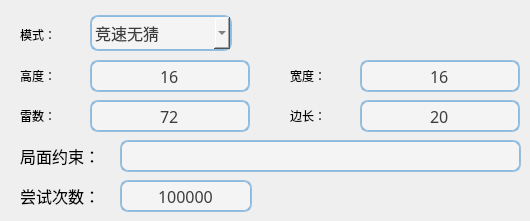
   <widget class="QWidget" name="tab_3">
    <attribute name="title">
     <string>快捷键[5]</string>
    </attribute>
    <widget class="QComboBox" name="comboBox_gamemode5">
     <property name="geometry">
      <rect>
       <x>90</x>
       <y>15</y>
       <width>152</width>
       <height>36</height>
      </rect>
     </property>
     <property name="font">
      <font>
       <family>微软雅黑</family>
       <pointsize>12</pointsize>
      </font>
     </property>
     <property name="styleSheet">
      <string notr="true">border-width: 2px;
border-radius: 8px;
border-style: solid;
border-top-color: qlineargradient(spread:pad, x1:0.5, y1:1, x2:0.5, y2:0, stop:0 #85b7e3, stop:1 #9ec1db);
border-right-color: qlineargradient(spread:pad, x1:0, y1:0, x2:1, y2:0, stop:0 #85b7e3, stop:1 #9ec1db);
border-bottom-color: qlineargradient(spread:pad, x1:0.5, y1:0, x2:0.5, y2:1, stop:0 #85b7e3, stop:1 #9ec1db);
border-left-color: qlineargradient(spread:pad, x1:1, y1:0, x2:0, y2:0, stop:0 #85b7e3, stop:1 #9ec1db);
background-color: #f4f4f4;
width:120px;
height: 32px;
color: #3d3d3d;

</string>
     </property>
     <property name="currentIndex">
      <number>4</number>
     </property>
     <property name="sizeAdjustPolicy">
      <enum>QComboBox::AdjustToContents</enum>
     </property>
     <item>
      <property name="text">
       <string>标准</string>
      </property>
     </item>
     <item>
      <property name="text">
       <string>Win7</string>
      </property>
     </item>
     <item>
      <property name="text">
       <string>强无猜</string>
      </property>
     </item>
     <item>
      <property name="text">
       <string>弱无猜</string>
      </property>
     </item>
     <item>
      <property name="text">
       <string>竞速无猜</string>
      </property>
     </item>
     <item>
      <property name="text">
       <string>准无猜</string>
      </property>
     </item>
     <item>
      <property name="text">
       <string>强可猜</string>
      </property>
     </item>
     <item>
      <property name="text">
       <string>弱可猜</string>
      </property>
     </item>
    </widget>
    <widget class="QSpinBox" name="spinBox_minenum5">
     <property name="geometry">
      <rect>
       <x>90</x>
       <y>100</y>
       <width>160</width>
       <height>32</height>
      </rect>
     </property>
     <property name="font">
      <font>
       <family>微软雅黑</family>
       <pointsize>12</pointsize>
      </font>
     </property>
     <property name="styleSheet">
      <string notr="true">border-width: 2px;
border-radius: 8px;
border-style: solid;
border-top-color: qlineargradient(spread:pad, x1:0.5, y1:1, x2:0.5, y2:0, stop:0 #85b7e3, stop:1 #9ec1db);
border-right-color: qlineargradient(spread:pad, x1:0, y1:0, x2:1, y2:0, stop:0 #85b7e3, stop:1 #9ec1db);
border-bottom-color: qlineargradient(spread:pad, x1:0.5, y1:0, x2:0.5, y2:1, stop:0 #85b7e3, stop:1 #9ec1db);
border-left-color: qlineargradient(spread:pad, x1:1, y1:0, x2:0, y2:0, stop:0 #85b7e3, stop:1 #9ec1db);
background-color: #f4f4f4;
color: #3d3d3d;</string>
     </property>
     <property name="alignment">
      <set>Qt::AlignCenter</set>
     </property>
     <property name="buttonSymbols">
      <enum>QAbstractSpinBox::NoButtons</enum>
     </property>
     <property name="keyboardTracking">
      <bool>true</bool>
     </property>
     <property name="showGroupSeparator" stdset="0">
      <bool>false</bool>
     </property>
     <property name="maximum">
      <number>999</number>
     </property>
     <property name="value">
      <number>72</number>
     </property>
    </widget>
    <widget class="QSpinBox" name="spinBox_attempt_times_limit5">
     <property name="geometry">
      <rect>
       <x>120</x>
       <y>180</y>
       <width>132</width>
       <height>32</height>
      </rect>
     </property>
     <property name="sizePolicy">
      <sizepolicy hsizetype="Minimum" vsizetype="Fixed">
       <horstretch>0</horstretch>
       <verstretch>0</verstretch>
      </sizepolicy>
     </property>
     <property name="font">
      <font>
       <family>微软雅黑</family>
       <pointsize>12</pointsize>
      </font>
     </property>
     <property name="focusPolicy">
      <enum>Qt::ClickFocus</enum>
     </property>
     <property name="styleSheet">
      <string notr="true">border-width: 2px;
border-radius: 8px;
border-style: solid;
border-top-color: qlineargradient(spread:pad, x1:0.5, y1:1, x2:0.5, y2:0, stop:0 #85b7e3, stop:1 #9ec1db);
border-right-color: qlineargradient(spread:pad, x1:0, y1:0, x2:1, y2:0, stop:0 #85b7e3, stop:1 #9ec1db);
border-bottom-color: qlineargradient(spread:pad, x1:0.5, y1:0, x2:0.5, y2:1, stop:0 #85b7e3, stop:1 #9ec1db);
border-left-color: qlineargradient(spread:pad, x1:1, y1:0, x2:0, y2:0, stop:0 #85b7e3, stop:1 #9ec1db);
background-color: #f4f4f4;
color: #3d3d3d;</string>
     </property>
     <property name="frame">
      <bool>true</bool>
     </property>
     <property name="alignment">
      <set>Qt::AlignCenter</set>
     </property>
     <property name="buttonSymbols">
      <enum>QAbstractSpinBox::NoButtons</enum>
     </property>
     <property name="keyboardTracking">
      <bool>true</bool>
     </property>
     <property name="showGroupSeparator" stdset="0">
      <bool>false</bool>
     </property>
     <property name="minimum">
      <number>0</number>
     </property>
     <property name="maximum">
      <number>99999999</number>
     </property>
     <property name="value">
      <number>99999999</number>
     </property>
    </widget>
    <widget class="QLineEdit" name="lineEdit_constraint5">
     <property name="geometry">
      <rect>
       <x>120</x>
       <y>140</y>
       <width>401</width>
       <height>32</height>
      </rect>
     </property>
     <property name="font">
      <font>
       <family>微软雅黑</family>
       <pointsize>12</pointsize>
      </font>
     </property>
     <property name="focusPolicy">
      <enum>Qt::ClickFocus</enum>
     </property>
     <property name="styleSheet">
      <string notr="true">border-width: 2px;
border-radius: 8px;
border-style: solid;
border-top-color: qlineargradient(spread:pad, x1:0.5, y1:1, x2:0.5, y2:0, stop:0 #85b7e3, stop:1 #9ec1db);
border-right-color: qlineargradient(spread:pad, x1:0, y1:0, x2:1, y2:0, stop:0 #85b7e3, stop:1 #9ec1db);
border-bottom-color: qlineargradient(spread:pad, x1:0.5, y1:0, x2:0.5, y2:1, stop:0 #85b7e3, stop:1 #9ec1db);
border-left-color: qlineargradient(spread:pad, x1:1, y1:0, x2:0, y2:0, stop:0 #85b7e3, stop:1 #9ec1db);
background-color: #f4f4f4;
color: #3d3d3d;</string>
     </property>
     <property name="text">
      <string/>
     </property>
     <property name="alignment">
      <set>Qt::AlignCenter</set>
     </property>
    </widget>
    <widget class="QSpinBox" name="spinBox_width5">
     <property name="geometry">
      <rect>
       <x>360</x>
       <y>60</y>
       <width>160</width>
       <height>32</height>
      </rect>
     </property>
     <property name="font">
      <font>
       <family>微软雅黑</family>
       <pointsize>12</pointsize>
      </font>
     </property>
     <property name="styleSheet">
      <string notr="true">border-width: 2px;
border-radius: 8px;
border-style: solid;
border-top-color: qlineargradient(spread:pad, x1:0.5, y1:1, x2:0.5, y2:0, stop:0 #85b7e3, stop:1 #9ec1db);
border-right-color: qlineargradient(spread:pad, x1:0, y1:0, x2:1, y2:0, stop:0 #85b7e3, stop:1 #9ec1db);
border-bottom-color: qlineargradient(spread:pad, x1:0.5, y1:0, x2:0.5, y2:1, stop:0 #85b7e3, stop:1 #9ec1db);
border-left-color: qlineargradient(spread:pad, x1:1, y1:0, x2:0, y2:0, stop:0 #85b7e3, stop:1 #9ec1db);
background-color: #f4f4f4;
color: #3d3d3d;</string>
     </property>
     <property name="alignment">
      <set>Qt::AlignCenter</set>
     </property>
     <property name="buttonSymbols">
      <enum>QAbstractSpinBox::NoButtons</enum>
     </property>
     <property name="keyboardTracking">
      <bool>true</bool>
     </property>
     <property name="showGroupSeparator" stdset="0">
      <bool>false</bool>
     </property>
     <property name="maximum">
      <number>999</number>
     </property>
     <property name="value">
      <number>16</number>
     </property>
    </widget>
    <widget class="QSpinBox" name="spinBox_height5">
     <property name="geometry">
      <rect>
       <x>90</x>
       <y>60</y>
       <width>160</width>
       <height>32</height>
      </rect>
     </property>
     <property name="font">
      <font>
       <family>微软雅黑</family>
       <pointsize>12</pointsize>
      </font>
     </property>
     <property name="styleSheet">
      <string notr="true">border-width: 2px;
border-radius: 8px;
border-style: solid;
border-top-color: qlineargradient(spread:pad, x1:0.5, y1:1, x2:0.5, y2:0, stop:0 #85b7e3, stop:1 #9ec1db);
border-right-color: qlineargradient(spread:pad, x1:0, y1:0, x2:1, y2:0, stop:0 #85b7e3, stop:1 #9ec1db);
border-bottom-color: qlineargradient(spread:pad, x1:0.5, y1:0, x2:0.5, y2:1, stop:0 #85b7e3, stop:1 #9ec1db);
border-left-color: qlineargradient(spread:pad, x1:1, y1:0, x2:0, y2:0, stop:0 #85b7e3, stop:1 #9ec1db);
background-color: #f4f4f4;
color: #3d3d3d;</string>
     </property>
     <property name="alignment">
      <set>Qt::AlignCenter</set>
     </property>
     <property name="buttonSymbols">
      <enum>QAbstractSpinBox::NoButtons</enum>
     </property>
     <property name="keyboardTracking">
      <bool>true</bool>
     </property>
     <property name="showGroupSeparator" stdset="0">
      <bool>false</bool>
     </property>
     <property name="maximum">
      <number>999</number>
     </property>
     <property name="value">
      <number>16</number>
     </property>
    </widget>
    <widget class="QSpinBox" name="spinBox_pixsize5">
     <property name="geometry">
      <rect>
       <x>360</x>
       <y>100</y>
       <width>160</width>
       <height>32</height>
      </rect>
     </property>
     <property name="sizePolicy">
      <sizepolicy hsizetype="Minimum" vsizetype="Fixed">
       <horstretch>0</horstretch>
       <verstretch>0</verstretch>
      </sizepolicy>
     </property>
     <property name="maximumSize">
      <size>
       <width>99999</width>
       <height>16777215</height>
      </size>
     </property>
     <property name="font">
      <font>
       <family>微软雅黑</family>
       <pointsize>12</pointsize>
      </font>
     </property>
     <property name="styleSheet">
      <string notr="true">border-width: 2px;
border-radius: 8px;
border-style: solid;
border-top-color: qlineargradient(spread:pad, x1:0.5, y1:1, x2:0.5, y2:0, stop:0 #85b7e3, stop:1 #9ec1db);
border-right-color: qlineargradient(spread:pad, x1:0, y1:0, x2:1, y2:0, stop:0 #85b7e3, stop:1 #9ec1db);
border-bottom-color: qlineargradient(spread:pad, x1:0.5, y1:0, x2:0.5, y2:1, stop:0 #85b7e3, stop:1 #9ec1db);
border-left-color: qlineargradient(spread:pad, x1:1, y1:0, x2:0, y2:0, stop:0 #85b7e3, stop:1 #9ec1db);
background-color: #f4f4f4;
color: #3d3d3d;</string>
     </property>
     <property name="frame">
      <bool>true</bool>
     </property>
     <property name="alignment">
      <set>Qt::AlignCenter</set>
     </property>
     <property name="buttonSymbols">
      <enum>QAbstractSpinBox::NoButtons</enum>
     </property>
     <property name="keyboardTracking">
      <bool>true</bool>
     </property>
     <property name="showGroupSeparator" stdset="0">
      <bool>false</bool>
     </property>
     <property name="minimum">
      <number>1</number>
     </property>
     <property name="maximum">
      <number>200</number>
     </property>
     <property name="value">
      <number>20</number>
     </property>
    </widget>
    <widget class="QLabel" name="label_gamemode5">
     <property name="geometry">
      <rect>
       <x>20</x>
       <y>15</y>
       <width>61</width>
       <height>39</height>
      </rect>
     </property>
     <property name="styleSheet">
      <string notr="true">font: 12pt &quot;微软雅黑&quot;;</string>
     </property>
     <property name="frameShadow">
      <enum>QFrame::Sunken</enum>
     </property>
     <property name="text">
      <string>模式：</string>
     </property>
    </widget>
    <widget class="QLabel" name="label_constraint5">
     <property name="geometry">
      <rect>
       <x>20</x>
       <y>140</y>
       <width>91</width>
       <height>31</height>
      </rect>
     </property>
     <property name="font">
      <font>
       <family>微软雅黑</family>
       <pointsize>12</pointsize>
      </font>
     </property>
     <property name="text">
      <string>局面约束：</string>
     </property>
     <property name="scaledContents">
      <bool>false</bool>
     </property>
     <property name="wordWrap">
      <bool>false</bool>
     </property>
    </widget>
    <widget class="QLabel" name="label_minenum5">
     <property name="geometry">
      <rect>
       <x>20</x>
       <y>100</y>
       <width>61</width>
       <height>32</height>
      </rect>
     </property>
     <property name="styleSheet">
      <string notr="true">font: 12pt &quot;微软雅黑&quot;;</string>
     </property>
     <property name="text">
      <string>雷数：</string>
     </property>
    </widget>
    <widget class="QLabel" name="label_height5">
     <property name="geometry">
      <rect>
       <x>20</x>
       <y>60</y>
       <width>61</width>
       <height>32</height>
      </rect>
     </property>
     <property name="styleSheet">
      <string notr="true">font: 12pt &quot;微软雅黑&quot;;</string>
     </property>
     <property name="text">
      <string>高度：</string>
     </property>
    </widget>
    <widget class="QLabel" name="label_attempt_times_limit5">
     <property name="geometry">
      <rect>
       <x>20</x>
       <y>180</y>
       <width>91</width>
       <height>31</height>
      </rect>
     </property>
     <property name="font">
      <font>
       <family>微软雅黑</family>
       <pointsize>12</pointsize>
      </font>
     </property>
     <property name="text">
      <string>尝试次数：</string>
     </property>
     <property name="scaledContents">
      <bool>false</bool>
     </property>
     <property name="wordWrap">
      <bool>false</bool>
     </property>
    </widget>
    <widget class="QLabel" name="label_width5">
     <property name="geometry">
      <rect>
       <x>290</x>
       <y>60</y>
       <width>61</width>
       <height>32</height>
      </rect>
     </property>
     <property name="styleSheet">
      <string notr="true">font: 12pt &quot;微软雅黑&quot;;</string>
     </property>
     <property name="text">
      <string>宽度：</string>
     </property>
    </widget>
    <widget class="QLabel" name="label_pixsize5">
     <property name="geometry">
      <rect>
       <x>290</x>
       <y>100</y>
       <width>61</width>
       <height>32</height>
      </rect>
     </property>
     <property name="maximumSize">
      <size>
       <width>140</width>
       <height>16777215</height>
      </size>
     </property>
     <property name="styleSheet">
      <string notr="true">font: 12pt &quot;微软雅黑&quot;;</string>
     </property>
     <property name="text">
      <string>边长：</string>
     </property>
    </widget>
   </widget>
